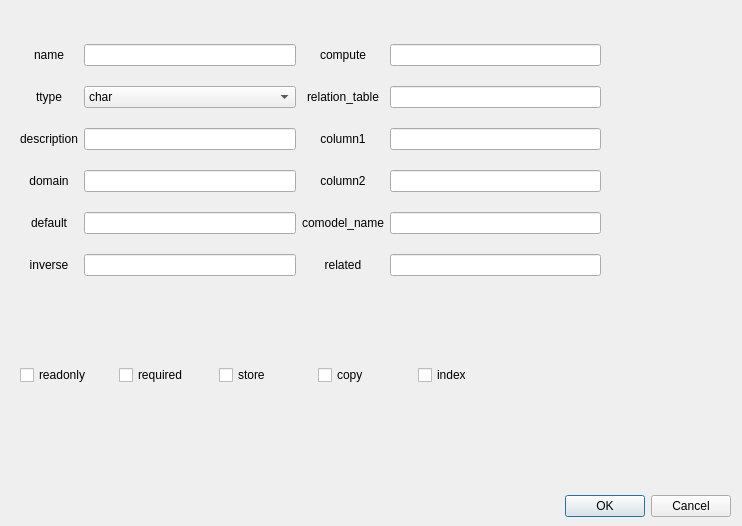
<?xml version="1.0" encoding="UTF-8"?>
<ui version="4.0">
 <class>field</class>
 <widget class="QDialog" name="field">
  <property name="geometry">
   <rect>
    <x>0</x>
    <y>0</y>
    <width>742</width>
    <height>526</height>
   </rect>
  </property>
  <property name="windowTitle">
   <string>Dialog</string>
  </property>
  <widget class="QDialogButtonBox" name="buttonBox">
   <property name="geometry">
    <rect>
     <x>560</x>
     <y>490</y>
     <width>171</width>
     <height>32</height>
    </rect>
   </property>
   <property name="orientation">
    <enum>Qt::Horizontal</enum>
   </property>
   <property name="standardButtons">
    <set>QDialogButtonBox::Cancel|QDialogButtonBox::Ok</set>
   </property>
  </widget>
  <widget class="QWidget" name="gridLayoutWidget">
   <property name="geometry">
    <rect>
     <x>20</x>
     <y>30</y>
     <width>581</width>
     <height>261</height>
    </rect>
   </property>
   <layout class="QGridLayout" name="gridLayout">
    <item row="0" column="1">
     <widget class="QLineEdit" name="name"/>
    </item>
    <item row="2" column="1">
     <widget class="QLineEdit" name="description"/>
    </item>
    <item row="5" column="1">
     <widget class="QLineEdit" name="inverse"/>
    </item>
    <item row="1" column="2">
     <widget class="QLabel" name="label_5">
      <property name="text">
       <string>relation_table</string>
      </property>
      <property name="alignment">
       <set>Qt::AlignCenter</set>
      </property>
      <property name="buddy">
       <cstring>relation_table</cstring>
      </property>
     </widget>
    </item>
    <item row="1" column="1">
     <widget class="QComboBox" name="ttype">
      <item>
       <property name="text">
        <string>char</string>
       </property>
      </item>
      <item>
       <property name="text">
        <string>binary</string>
       </property>
      </item>
      <item>
       <property name="text">
        <string>text</string>
       </property>
      </item>
      <item>
       <property name="text">
        <string>html</string>
       </property>
      </item>
      <item>
       <property name="text">
        <string>integer</string>
       </property>
      </item>
      <item>
       <property name="text">
        <string>float</string>
       </property>
      </item>
      <item>
       <property name="text">
        <string>monetary</string>
       </property>
      </item>
      <item>
       <property name="text">
        <string>boolean</string>
       </property>
      </item>
      <item>
       <property name="text">
        <string>selection</string>
       </property>
      </item>
      <item>
       <property name="text">
        <string>date</string>
       </property>
      </item>
      <item>
       <property name="text">
        <string>datetime</string>
       </property>
      </item>
      <item>
       <property name="text">
        <string>many2many</string>
       </property>
      </item>
      <item>
       <property name="text">
        <string>one2many</string>
       </property>
      </item>
      <item>
       <property name="text">
        <string>many2one</string>
       </property>
      </item>
     </widget>
    </item>
    <item row="4" column="2">
     <widget class="QLabel" name="label_9">
      <property name="text">
       <string>comodel_name</string>
      </property>
      <property name="alignment">
       <set>Qt::AlignCenter</set>
      </property>
      <property name="buddy">
       <cstring>comodel_name</cstring>
      </property>
     </widget>
    </item>
    <item row="3" column="3">
     <widget class="QLineEdit" name="column2"/>
    </item>
    <item row="3" column="2">
     <widget class="QLabel" name="label_7">
      <property name="text">
       <string>column2</string>
      </property>
      <property name="alignment">
       <set>Qt::AlignCenter</set>
      </property>
      <property name="buddy">
       <cstring>column2</cstring>
      </property>
     </widget>
    </item>
    <item row="5" column="0">
     <widget class="QLabel" name="label_11">
      <property name="text">
       <string>inverse</string>
      </property>
      <property name="alignment">
       <set>Qt::AlignCenter</set>
      </property>
      <property name="buddy">
       <cstring>inverse</cstring>
      </property>
     </widget>
    </item>
    <item row="0" column="2">
     <widget class="QLabel" name="label_4">
      <property name="text">
       <string>compute</string>
      </property>
      <property name="alignment">
       <set>Qt::AlignCenter</set>
      </property>
      <property name="buddy">
       <cstring>compute</cstring>
      </property>
     </widget>
    </item>
    <item row="2" column="2">
     <widget class="QLabel" name="label_6">
      <property name="text">
       <string>column1</string>
      </property>
      <property name="alignment">
       <set>Qt::AlignCenter</set>
      </property>
      <property name="buddy">
       <cstring>column1</cstring>
      </property>
     </widget>
    </item>
    <item row="4" column="1">
     <widget class="QLineEdit" name="default_2"/>
    </item>
    <item row="0" column="3">
     <widget class="QLineEdit" name="compute"/>
    </item>
    <item row="2" column="3">
     <widget class="QLineEdit" name="column1"/>
    </item>
    <item row="4" column="0">
     <widget class="QLabel" name="label_8">
      <property name="text">
       <string>default</string>
      </property>
      <property name="alignment">
       <set>Qt::AlignCenter</set>
      </property>
      <property name="buddy">
       <cstring>default_2</cstring>
      </property>
     </widget>
    </item>
    <item row="1" column="3">
     <widget class="QLineEdit" name="relation_table"/>
    </item>
    <item row="4" column="3">
     <widget class="QLineEdit" name="comodel_name"/>
    </item>
    <item row="3" column="0">
     <widget class="QLabel" name="label_10">
      <property name="text">
       <string>domain</string>
      </property>
      <property name="alignment">
       <set>Qt::AlignCenter</set>
      </property>
      <property name="buddy">
       <cstring>domain</cstring>
      </property>
     </widget>
    </item>
    <item row="3" column="1">
     <widget class="QLineEdit" name="domain"/>
    </item>
    <item row="2" column="0">
     <widget class="QLabel" name="label_3">
      <property name="text">
       <string>description</string>
      </property>
      <property name="alignment">
       <set>Qt::AlignCenter</set>
      </property>
      <property name="buddy">
       <cstring>description</cstring>
      </property>
     </widget>
    </item>
    <item row="0" column="0">
     <widget class="QLabel" name="label">
      <property name="text">
       <string>name</string>
      </property>
      <property name="alignment">
       <set>Qt::AlignCenter</set>
      </property>
      <property name="buddy">
       <cstring>name</cstring>
      </property>
     </widget>
    </item>
    <item row="1" column="0">
     <widget class="QLabel" name="label_2">
      <property name="text">
       <string>ttype</string>
      </property>
      <property name="alignment">
       <set>Qt::AlignCenter</set>
      </property>
      <property name="buddy">
       <cstring>ttype</cstring>
      </property>
     </widget>
    </item>
    <item row="5" column="2">
     <widget class="QLabel" name="label_12">
      <property name="text">
       <string>related</string>
      </property>
      <property name="alignment">
       <set>Qt::AlignCenter</set>
      </property>
      <property name="buddy">
       <cstring>comodel_name</cstring>
      </property>
     </widget>
    </item>
    <item row="5" column="3">
     <widget class="QLineEdit" name="related"/>
    </item>
   </layout>
  </widget>
  <widget class="QWidget" name="horizontalLayoutWidget">
   <property name="geometry">
    <rect>
     <x>20</x>
     <y>360</y>
     <width>491</width>
     <height>31</height>
    </rect>
   </property>
   <layout class="QHBoxLayout" name="horizontalLayout">
    <item>
     <widget class="QCheckBox" name="readonly">
      <property name="text">
       <string>readonly</string>
      </property>
     </widget>
    </item>
    <item>
     <widget class="QCheckBox" name="required">
      <property name="text">
       <string>required</string>
      </property>
     </widget>
    </item>
    <item>
     <widget class="QCheckBox" name="store">
      <property name="text">
       <string>store</string>
      </property>
     </widget>
    </item>
    <item>
     <widget class="QCheckBox" name="copy">
      <property name="text">
       <string>copy</string>
      </property>
     </widget>
    </item>
    <item>
     <widget class="QCheckBox" name="index">
      <property name="text">
       <string>index</string>
      </property>
     </widget>
    </item>
   </layout>
  </widget>
 </widget>
 <resources/>
 <connections>
  <connection>
   <sender>buttonBox</sender>
   <signal>accepted()</signal>
   <receiver>field</receiver>
   <slot>accept()</slot>
   <hints>
    <hint type="sourcelabel">
     <x>560</x>
     <y>490</y>
    </hint>
    <hint type="destinationlabel">
     <x>157</x>
     <y>274</y>
    </hint>
   </hints>
  </connection>
  <connection>
   <sender>buttonBox</sender>
   <signal>rejected()</signal>
   <receiver>field</receiver>
   <slot>reject()</slot>
   <hints>
    <hint type="sourcelabel">
     <x>560</x>
     <y>490</y>
    </hint>
    <hint type="destinationlabel">
     <x>286</x>
     <y>274</y>
    </hint>
   </hints>
  </connection>
 </connections>
</ui>
